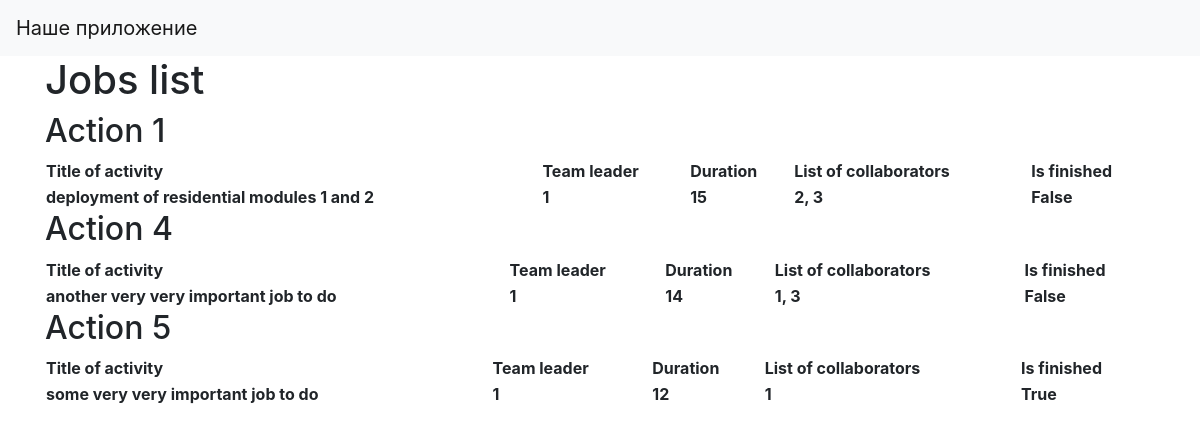
The page / on the database its author committed.
### data/jobs.py (models this page shows)
class Jobs(SqlAlchemyBase):
    __tablename__ = 'jobs'
    id = sqlalchemy.Column(sqlalchemy.Integer, primary_key=True, autoincrement=True)
    team_leader =  sqlalchemy.Column(sqlalchemy.Integer, sqlalchemy.ForeignKey("users.id"))
    job = sqlalchemy.Column(sqlalchemy.String, nullable=True)
    work_size = sqlalchemy.Column(sqlalchemy.Integer)
    collaborators = sqlalchemy.Column(sqlalchemy.String, nullable=True)
    start_date = sqlalchemy.Column(sqlalchemy.DateTime, default=datetime.datetime.now)
    end_date = sqlalchemy.Column(sqlalchemy.DateTime, default=datetime.datetime.now)
    is_finished = sqlalchemy.Column(sqlalchemy.Boolean, default=True)

### main.py (the view)
@app.route("/")
def index():
    db_sess = db_session.create_session()
    jobs = db_sess.query(Jobs).all()
    return render_template("index.html", jobs=jobs)

### data/db_session.py (called while the page is built)
def create_session() -> Session:
    global __factory
    return __factory()

### templates/index.html
{% extends "base.html" %}
{% block content %}
<h1>Jobs list</h1>
{% for item in jobs%}
    <h2>Action {{item.id}}</h2>
    <table style="width:100%; align: right">
        <tr>
            <th>Title of activity</th>
            <th>Team leader</th>
            <th>Duration</th>
            <th>List of collaborators</th>
            <th> Is finished </th>
          </tr>
        <tr>
            <th>{{item.job}}</th>
            <th>{{item.team_leader}}</th>
            <th>{{item.work_size}}</th>
            <th>{{item.collaborators}}</th>
            <th>{{item.is_finished}}</th>
        </tr>
    </table>
{% endfor %}
{% endblock %}

### templates/base.html (shortened to what this page needs)
<!doctype html>
<html lang="en">
<head>
    <link rel="stylesheet" href="https://stackpath.bootstrapcdn.com/bootstrap/4.4.1/css/bootstrap.min.css">
</head>
  <body>
    <header>
      <nav class="navbar navbar-light bg-light">
        <a class="navbar-brand" href="#">Наше приложение</a>
      </nav>
    </header>
    <main role="main" class="container">
        {% block content %}{% endblock %}
    </main>
  </body>
</html>

### rows shown on the page
Jobs: id "1", job "deployment of residential modules 1 and 2", team_leader "1", work_size "15", collaborators "2, 3", is_finished "False"
Jobs: id "4", job "another very very important job to do", team_leader "1", work_size "14", collaborators "1, 3", is_finished "False"
Jobs: id "5", job "some very very important job to do", team_leader "1", work_size "12", collaborators "1", is_finished "True"
